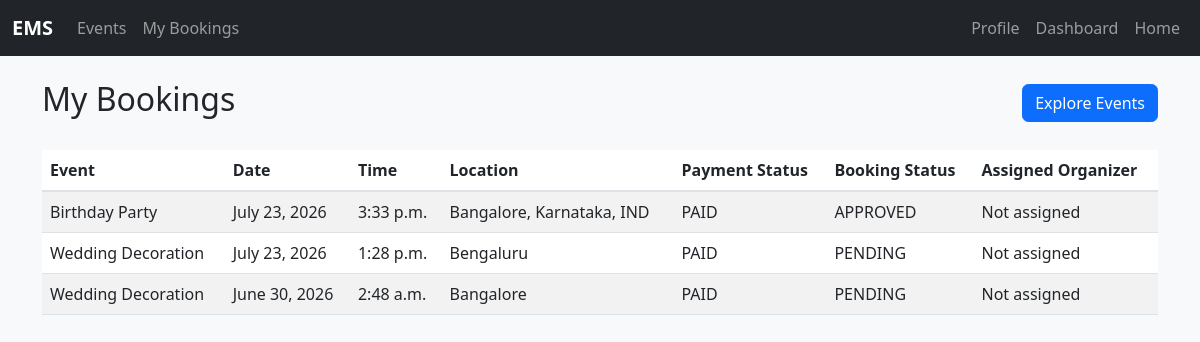
Page /bookings/client/ (signed in) on the committed database.
### bookings/models.py (models this page shows, shortened)
class Booking(models.Model):
    BOOKING_STATUS_CHOICES = (
        ("PENDING", "Pending Approval"),
        ("APPROVED", "Approved"),
        ("REJECTED", "Rejected"),
        ("COMPLETED", "Completed"),
    )
    PAYMENT_CHOICES = (
        ("PAID", "Paid"),
        ("PENDING", "Pending"),
    )
    client = models.ForeignKey(
        User,
        on_delete=models.CASCADE,
        related_name="client_bookings",
    )
    organizer = models.ForeignKey(
        User,
        on_delete=models.SET_NULL,
        null=True,
        blank=True,
        related_name="organizer_bookings",
    )
    event = models.ForeignKey(Event, on_delete=models.CASCADE)
    event_date = models.DateField()
    event_time = models.TimeField(null=True, blank=True)
    location = models.CharField(max_length=255)
    requirements = models.TextField(blank=True)
    booking_status = models.CharField(
        max_length=20,
        choices=BOOKING_STATUS_CHOICES,
        default="PENDING",
    )
    payment_status = models.CharField(
        max_length=20,
        choices=PAYMENT_CHOICES,
        default="PENDING",
    )
    rejection_reason = models.TextField(blank=True)
    created_at = models.DateTimeField(auto_now_add=True)

### events/models.py (models this page shows, shortened)
class Event(models.Model):
    title = models.CharField(max_length=100)
    image = models.CharField(max_length=255, blank=True)
    description = models.TextField()
    price = models.DecimalField(max_digits=10, decimal_places=2)

### bookings/views.py (the view)
# urls.py: path("client/", views.client_bookings, name="client_bookings"),
@login_required
@client_required
def client_bookings(request):
    bookings = Booking.objects.filter(client=request.user).order_by("-created_at")
    return render(request, "bookings/client_bookings.html", {"bookings": bookings})

### bookings/templates/bookings/client_bookings.html (shortened to what this page needs)
{% extends 'base.html' %}
{% block content %}
<div class="row mb-4">
    <div class="col-md-12 d-flex justify-content-between align-items-center">
        <h2>My Bookings</h2>
        <a href="{% url 'event_list' %}" class="btn btn-primary">Explore Events</a>
    </div>
</div>
<div class="table-responsive">
    <table class="table table-striped align-middle">
        <thead>
            <tr>
                <th>Event</th>
                <th>Date</th>
                <th>Time</th>
                <th>Location</th>
                <th>Payment Status</th>
                <th>Booking Status</th>
                <th>Assigned Organizer</th>
            </tr>
        </thead>
        <tbody>
            {% for booking in bookings %}
                <tr>
                    <td>{{ booking.event.title }}</td>
                    <td>{{ booking.event_date }}</td>
                    <td>{{ booking.event_time|default:'—' }}</td>
                    <td>{{ booking.location }}</td>
                    <td>{{ booking.payment_status }}</td>
                    <td>{{ booking.booking_status }}</td>
                    <td>
                        {% if booking.organizer %}
                            {{ booking.organizer.name|default:booking.organizer.username }}
                        {% else %}
                            Not assigned
                        {% endif %}
                    </td>
                </tr>
            {% empty %}
                <tr><td colspan="7" class="text-center">You have not scheduled any bookings yet.</td></tr>
            {% endfor %}
        </tbody>
    </table>
</div>
{% endblock %}

### static/css/style.css (style rules this page uses)
body { background: #f8f9fa; color: #212529; }
.btn { border-radius: 0.4rem; }
.table thead th { border-bottom: 2px solid #dee2e6; }

### rows in the picture
Booking: event "Birthday Party", event_date "July 23, 2026", event_time "3:33 p.m.", location "Bangalore, Karnataka, IND", payment_status "PAID", booking_status "APPROVED", shows "Not assigned"
Booking: event "Wedding Decoration", event_date "July 23, 2026", event_time "1:28 p.m.", location "Bengaluru", payment_status "PAID", booking_status "PENDING", shows "Not assigned"
Booking: event "Wedding Decoration", event_date "June 30, 2026", event_time "2:48 a.m.", location "Bangalore", payment_status "PAID", booking_status "PENDING", shows "Not assigned"
